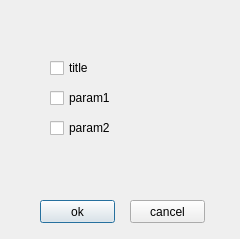
<?xml version="1.0" encoding="UTF-8"?>
<ui version="4.0">
 <class>ParamDisplay</class>
 <widget class="QDialog" name="ParamDisplay">
  <property name="geometry">
   <rect>
    <x>0</x>
    <y>0</y>
    <width>240</width>
    <height>239</height>
   </rect>
  </property>
  <property name="windowTitle">
   <string>Dialog</string>
  </property>
  <widget class="QCheckBox" name="title">
   <property name="geometry">
    <rect>
     <x>50</x>
     <y>60</y>
     <width>71</width>
     <height>16</height>
    </rect>
   </property>
   <property name="text">
    <string>title</string>
   </property>
  </widget>
  <widget class="QCheckBox" name="checkBox_2">
   <property name="geometry">
    <rect>
     <x>50</x>
     <y>90</y>
     <width>71</width>
     <height>16</height>
    </rect>
   </property>
   <property name="text">
    <string>param1</string>
   </property>
  </widget>
  <widget class="QCheckBox" name="checkBox_3">
   <property name="geometry">
    <rect>
     <x>50</x>
     <y>120</y>
     <width>71</width>
     <height>16</height>
    </rect>
   </property>
   <property name="text">
    <string>param2</string>
   </property>
  </widget>
  <widget class="QPushButton" name="pushButton_ok">
   <property name="geometry">
    <rect>
     <x>40</x>
     <y>200</y>
     <width>75</width>
     <height>23</height>
    </rect>
   </property>
   <property name="text">
    <string>ok</string>
   </property>
  </widget>
  <widget class="QPushButton" name="pushButton_cancel">
   <property name="geometry">
    <rect>
     <x>130</x>
     <y>200</y>
     <width>75</width>
     <height>23</height>
    </rect>
   </property>
   <property name="text">
    <string>cancel</string>
   </property>
  </widget>
 </widget>
 <resources/>
 <connections/>
</ui>
